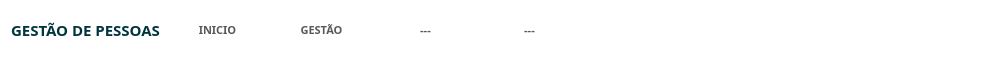
           <widget class="QFrame" name="frameSubmenu">
            <property name="sizePolicy">
             <sizepolicy hsizetype="Expanding" vsizetype="Minimum">
              <horstretch>20</horstretch>
              <verstretch>20</verstretch>
             </sizepolicy>
            </property>
            <property name="minimumSize">
             <size>
              <width>1000</width>
              <height>60</height>
             </size>
            </property>
            <property name="maximumSize">
             <size>
              <width>1300</width>
              <height>55</height>
             </size>
            </property>
            <property name="styleSheet">
             <string notr="true">background-color: rgb(255, 255, 255);</string>
            </property>
            <property name="frameShape">
             <enum>QFrame::NoFrame</enum>
            </property>
            <property name="frameShadow">
             <enum>QFrame::Raised</enum>
            </property>
            <layout class="QHBoxLayout" name="horizontalLayout_8">
             <property name="spacing">
              <number>11</number>
             </property>
             <property name="topMargin">
              <number>0</number>
             </property>
             <property name="bottomMargin">
              <number>0</number>
             </property>
             <item>
              <widget class="QLabel" name="labelNomemodulo">
               <property name="font">
                <font>
                 <family>Asap</family>
                 <pointsize>11</pointsize>
                 <weight>75</weight>
                 <bold>true</bold>
                </font>
               </property>
               <property name="styleSheet">
                <string notr="true">color: rgb(0, 53, 62);</string>
               </property>
               <property name="text">
                <string>GESTÃO DE PESSOAS</string>
               </property>
              </widget>
             </item>
             <item>
              <widget class="QPushButton" name="pushButtonInicio">
               <property name="sizePolicy">
                <sizepolicy hsizetype="Minimum" vsizetype="Minimum">
                 <horstretch>0</horstretch>
                 <verstretch>0</verstretch>
                </sizepolicy>
               </property>
               <property name="minimumSize">
                <size>
                 <width>93</width>
                 <height>0</height>
                </size>
               </property>
               <property name="font">
                <font>
                 <family>Asap</family>
                 <pointsize>8</pointsize>
                 <weight>75</weight>
                 <bold>true</bold>
                </font>
               </property>
               <property name="cursor">
                <cursorShape>PointingHandCursor</cursorShape>
               </property>
               <property name="styleSheet">
                <string notr="true">QPushButton{
	
	background-color: rgb(255, 255, 255);
	color: rgb(89, 89, 89);
	border: 1px solid;
	border-color: rgb(255, 255, 255);
}

QPushButton:hover {
	color: rgb(0, 53, 62);
	
	background-color: rgb(240, 240, 240);
	border: 1px solid;
	
	
	border-color: rgb(223, 223, 223);
}
QPushButton:pressed {
	
	
	background-color: rgb(188, 188, 188);
}</string>
               </property>
               <property name="text">
                <string>INICIO</string>
               </property>
              </widget>
             </item>
             <item>
              <widget class="QPushButton" name="pushButtonUser">
               <property name="sizePolicy">
                <sizepolicy hsizetype="Minimum" vsizetype="Minimum">
                 <horstretch>0</horstretch>
                 <verstretch>0</verstretch>
                </sizepolicy>
               </property>
               <property name="minimumSize">
                <size>
                 <width>93</width>
                 <height>0</height>
                </size>
               </property>
               <property name="font">
                <font>
                 <family>Asap</family>
                 <pointsize>8</pointsize>
                 <weight>75</weight>
                 <bold>true</bold>
                </font>
               </property>
               <property name="cursor">
                <cursorShape>PointingHandCursor</cursorShape>
               </property>
               <property name="styleSheet">
                <string notr="true">QPushButton{
	
	background-color: rgb(255, 255, 255);
	color: rgb(89, 89, 89);
	border: 1px solid;
	border-color: rgb(255, 255, 255);
}

QPushButton:hover {
	color: rgb(0, 53, 62);
	
	background-color: rgb(240, 240, 240);
	border: 1px solid;
	
	
	border-color: rgb(223, 223, 223);
}
QPushButton:pressed {
	
	
	background-color: rgb(188, 188, 188);
}</string>
               </property>
               <property name="text">
                <string>GESTÃO</string>
               </property>
              </widget>
             </item>
             <item>
              <widget class="QPushButton" name="pushButtonCadastro">
               <property name="sizePolicy">
                <sizepolicy hsizetype="Minimum" vsizetype="Minimum">
                 <horstretch>0</horstretch>
                 <verstretch>0</verstretch>
                </sizepolicy>
               </property>
               <property name="minimumSize">
                <size>
                 <width>93</width>
                 <height>0</height>
                </size>
               </property>
               <property name="font">
                <font>
                 <family>Asap</family>
                 <pointsize>8</pointsize>
                 <weight>75</weight>
                 <bold>true</bold>
                </font>
               </property>
               <property name="cursor">
                <cursorShape>PointingHandCursor</cursorShape>
               </property>
               <property name="styleSheet">
                <string notr="true">QPushButton{
	
	background-color: rgb(255, 255, 255);
	color: rgb(89, 89, 89);
	border: 1px solid;
	border-color: rgb(255, 255, 255);
}

QPushButton:hover {
	color: rgb(0, 53, 62);
	
	background-color: rgb(240, 240, 240);
	border: 1px solid;
	
	
	border-color: rgb(223, 223, 223);
}
QPushButton:pressed {
	
	
	background-color: rgb(188, 188, 188);
}</string>
               </property>
               <property name="text">
                <string>---</string>
               </property>
              </widget>
             </item>
             <item>
              <widget class="QPushButton" name="pushButtonHistorico">
               <property name="sizePolicy">
                <sizepolicy hsizetype="Minimum" vsizetype="Minimum">
                 <horstretch>0</horstretch>
                 <verstretch>0</verstretch>
                </sizepolicy>
               </property>
               <property name="minimumSize">
                <size>
                 <width>93</width>
                 <height>0</height>
                </size>
               </property>
               <property name="font">
                <font>
                 <family>Asap</family>
                 <pointsize>8</pointsize>
                 <weight>75</weight>
                 <bold>true</bold>
                </font>
               </property>
               <property name="cursor">
                <cursorShape>PointingHandCursor</cursorShape>
               </property>
               <property name="styleSheet">
                <string notr="true">QPushButton{
	
	background-color: rgb(255, 255, 255);
	color: rgb(89, 89, 89);
	border: 1px solid;
	border-color: rgb(255, 255, 255);
}

QPushButton:hover {
	color: rgb(0, 53, 62);
	
	background-color: rgb(240, 240, 240);
	border: 1px solid;
	
	
	border-color: rgb(223, 223, 223);
}
QPushButton:pressed {
	
	
	background-color: rgb(188, 188, 188);
}</string>
               </property>
               <property name="text">
                <string>---</string>
               </property>
              </widget>
             </item>
             <item>
              <spacer name="horizontalSpacer_2">
               <property name="orientation">
                <enum>Qt::Horizontal</enum>
               </property>
               <property name="sizeHint" stdset="0">
                <size>
                 <width>40</width>
                 <height>20</height>
                </size>
               </property>
              </spacer>
             </item>
            </layout>
           </widget>
